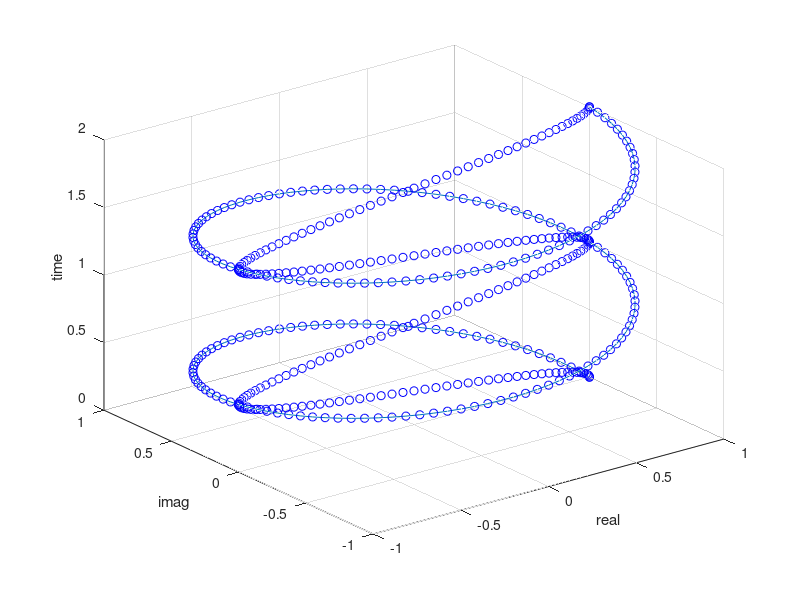

Write the MATLAB code that produced this figure.
%% Komplexer Zeiger in Matlab

f=1;
t=0:1/100:2;
cv = exp(1j*2*pi*f*t) % complex values

x = real(cv);
y = imag(cv);
z = zeros(size(cv));
plot3(x,y,t)
xlabel("real")
ylabel("imag")
zlabel("time")
grid on

hold on
for k=1:length(t)
    plot3(x(k),y(k),t(k), "bo")
    plot3(x(k),0,t(k), "bo")
    pause(0.03)
end
